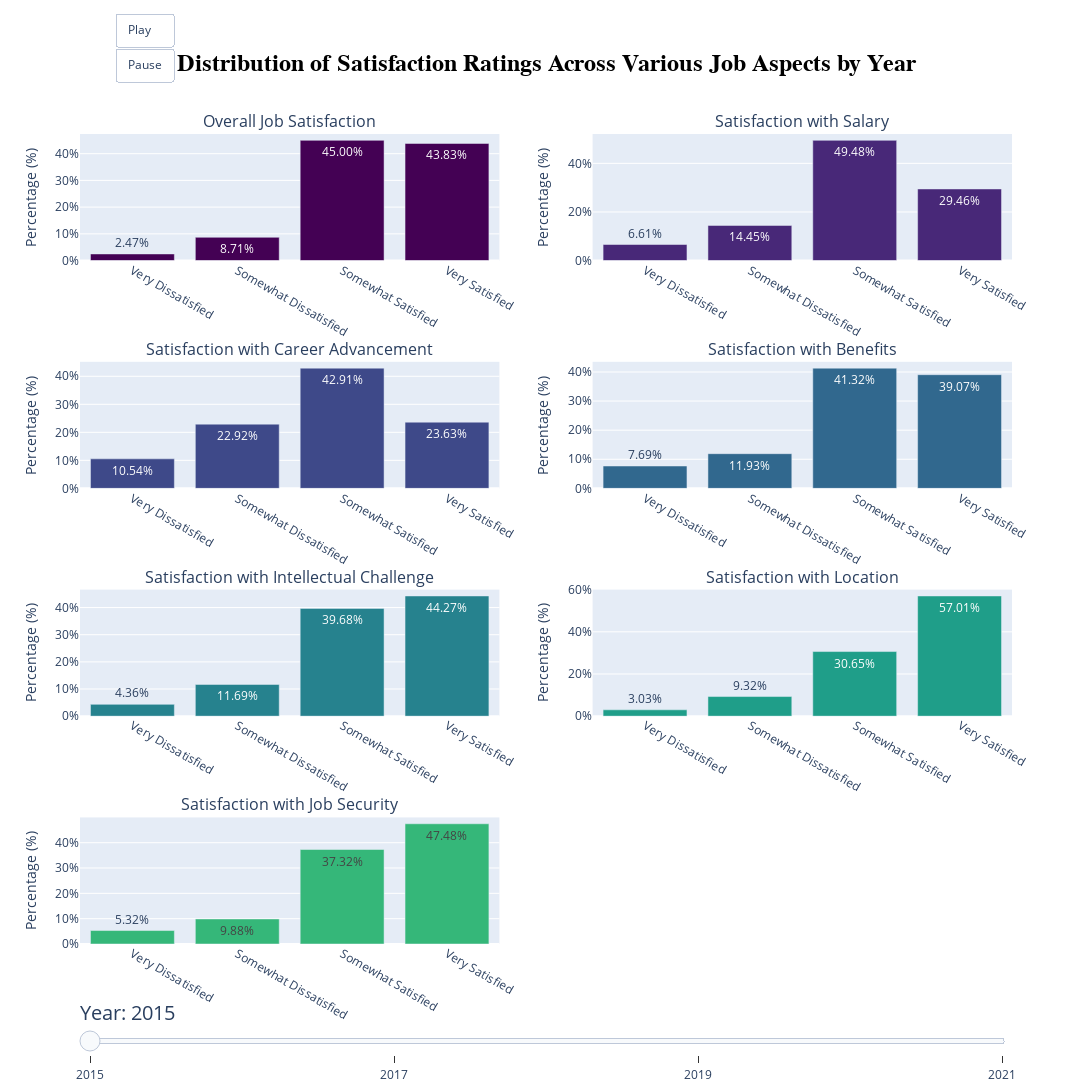

Write notebook code for a chart like this one.
### Markdown cell above
## (Adjust the year slider at the bottom of the plot to view scores for each survey year)

### Code cell
# Import necessary libraries
import plotly.graph_objects as go
import plotly.express as px
from plotly.subplots import make_subplots

# Custom Likert scale labels
likert_labels = {
    1: "Very Dissatisfied",
    2: "Somewhat Dissatisfied",
    3: "Somewhat Satisfied",
    4: "Very Satisfied"
}

# Use the Viridis color palette
friendly_colors = px.colors.sequential.Viridis

# List of satisfaction-related columns
jobsat_columns = [
    'job_satisfaction',
    'satisfaction_salary',
    'satisfaction_advancement',
    'satisfaction_benefits',
    'satisfaction_challenges',
    'satisfaction_location',
    'satisfaction_security'
]

# Create subplots
fig = make_subplots(
    rows=4, cols=2, 
    subplot_titles=[
        'Overall Job Satisfaction',
        'Satisfaction with Salary',
        'Satisfaction with Career Advancement',
        'Satisfaction with Benefits',
        'Satisfaction with Intellectual Challenge',
        'Satisfaction with Location',
        'Satisfaction with Job Security'
    ]
)

# Get the unique years from the survey_year column
years = sorted(final_eda['survey_year'].dt.year.unique())

# Create a list to store frames for animation
frames = []

# Loop through satisfaction-related columns and plot for each year
for year in years:
    frame_data = []
    for i, column in enumerate(jobsat_columns):
        # Filter data for the current year
        filtered_data = final_eda[final_eda['survey_year'].dt.year == year]
        
        # Count the occurrences of each satisfaction level WITHIN this year
        value_counts = filtered_data[column].value_counts(normalize=True).sort_index() * 100
        
        # Create bar trace for the year and column
        trace = go.Bar(
            x=[likert_labels[val] for val in value_counts.index],  # Replace x-axis with Likert labels
            y=value_counts,
            marker_color=friendly_colors[i % len(friendly_colors)],
            name=f"{column.replace('_', ' ').title()} ({year})",
            texttemplate='%{y:.2f}%',  # Restrict hover text to 2 decimal places
            hoverinfo="text+y"
        )
        frame_data.append(trace)

    # Create a frame for each year
    frames.append(go.Frame(data=frame_data, name=str(year)))

# Add traces for the initial frame (first year)
for i, column in enumerate(jobsat_columns):
    filtered_data = final_eda[final_eda['survey_year'].dt.year == years[0]]
    value_counts = filtered_data[column].value_counts(normalize=True).sort_index() * 100
    
    fig.add_trace(
        go.Bar(
            x=[likert_labels[val] for val in value_counts.index],
            y=value_counts,
            marker_color=friendly_colors[i % len(friendly_colors)],
            name=column.replace("_", " ").title(),
            texttemplate='%{y:.2f}%',
            hoverinfo="text+y"
        ),
        row=(i // 2) + 1, col=(i % 2) + 1
    )

    # Update y-axis labels (no x-axis label)
    fig.update_yaxes(
        title_text='Percentage (%)',  
        ticksuffix='%',
        row=(i // 2) + 1, col=(i % 2) + 1
    )

# Add the slider and animation settings
fig.update_layout(
    sliders=[{
        'steps': [{'label': str(year), 'method': 'animate', 'args': [[str(year)], {'mode': 'immediate', 'frame': {'duration': 1000, 'redraw': True}}]} for year in years],
        'currentvalue': {'prefix': 'Year: ', 'font': {'size': 20}},
        'pad': {'t': 50}
    }],
    updatemenus=[{
        'type': 'buttons',
        'showactive': False,
        'x': 0.1,
        'y': 1.15,
        'xanchor': 'right',
        'yanchor': 'top',
        'buttons': [{
            'label': 'Play',
            'method': 'animate',
            'args': [None, {'frame': {'duration': 1000, 'redraw': True}, 'fromcurrent': True, 'transition': {'duration': 300}}]
        }, {
            'label': 'Pause',
            'method': 'animate',
            'args': [[None], {'frame': {'duration': 0, 'redraw': False}, 'mode': 'immediate', 'transition': {'duration': 0}}]
        }]
    }],
    height=1200,
    width=1200,
    title={
        'text': "Distribution of Satisfaction Ratings Across Various Job Aspects by Year",
        'x': 0.5,
        'xanchor': 'center',
        'yanchor': 'top',
        'y': 0.95,
        'font': {
            'family': "Arial, sans-serif",
            'size': 24,
            'color': 'black',
            'weight': 'bold'
        }
    },
    showlegend=False
)

# Add the frames to the figure
fig.frames = frames

# Show the plot
fig.show()

### Figure 1 — Plotly figure (JSON) as saved in the notebook; plotly's stock layout.template omitted (floating-point values rounded to 4 significant figures)
{"data": [{"hoverinfo": "text+y", "marker": {"color": "#440154"}, "name": "Job Satisfaction", "texttemplate": "%{y:.2f}%", "type": "bar", "x": ["Very Dissatisfied", "Somewhat Dissatisfied", "Somewhat Satisfied", "Very Satisfied"], "xaxis": "x", "y": [2.474, 8.705, 45.0, 43.83], "yaxis": "y"}, {"hoverinfo": "text+y", "marker": {"color": "#482878"}, "name": "Satisfaction Salary", "texttemplate": "%{y:.2f}%", "type": "bar", "x": ["Very Dissatisfied", "Somewhat Dissatisfied", "Somewhat Satisfied", "Very Satisfied"], "xaxis": "x2", "y": [6.608, 14.45, 49.48, 29.46], "yaxis": "y2"}, {"hoverinfo": "text+y", "marker": {"color": "#3e4989"}, "name": "Satisfaction Advancement", "texttemplate": "%{y:.2f}%", "type": "bar", "x": ["Very Dissatisfied", "Somewhat Dissatisfied", "Somewhat Satisfied", "Very Satisfied"], "xaxis": "x3", "y": [10.54, 22.92, 42.91, 23.63], "yaxis": "y3"}, {"hoverinfo": "text+y", "marker": {"color": "#31688e"}, "name": "Satisfaction Benefits", "texttemplate": "%{y:.2f}%", "type": "bar", "x": ["Very Dissatisfied", "Somewhat Dissatisfied", "Somewhat Satisfied", "Very Satisfied"], "xaxis": "x4", "y": [7.689, 11.93, 41.32, 39.07], "yaxis": "y4"}, {"hoverinfo": "text+y", "marker": {"color": "#26828e"}, "name": "Satisfaction Challenges", "texttemplate": "%{y:.2f}%", "type": "bar", "x": ["Very Dissatisfied", "Somewhat Dissatisfied", "Somewhat Satisfied", "Very Satisfied"], "xaxis": "x5", "y": [4.361, 11.69, 39.68, 44.27], "yaxis": "y5"}, {"hoverinfo": "text+y", "marker": {"color": "#1f9e89"}, "name": "Satisfaction Location", "texttemplate": "%{y:.2f}%", "type": "bar", "x": ["Very Dissatisfied", "Somewhat Dissatisfied", "Somewhat Satisfied", "Very Satisfied"], "xaxis": "x6", "y": [3.025, 9.317, 30.65, 57.01], "yaxis": "y6"}, {"hoverinfo": "text+y", "marker": {"color": "#35b779"}, "name": "Satisfaction Security", "texttemplate": "%{y:.2f}%", "type": "bar", "x": ["Very Dissatisfied", "Somewhat Dissatisfied", "Somewhat Satisfied", "Very Satisfied"], "xaxis": "x7", "y": [5.319, 9.884, 37.32, 47.48], "yaxis": "y7"}], "layout": {"annotations": [{"font": {"size": 16}, "showarrow": false, "text": "Overall Job Satisfaction", "x": 0.225, "xanchor": "center", "xref": "paper", "y": 1, "yanchor": "bottom", "yref": "paper"}, {"font": {"size": 16}, "showarrow": false, "text": "Satisfaction with Salary", "x": 0.775, "xanchor": "center", "xref": "paper", "y": 1, "yanchor": "bottom", "yref": "paper"}, {"font": {"size": 16}, "showarrow": false, "text": "Satisfaction with Career Advancement", "x": 0.225, "xanchor": "center", "xref": "paper", "y": 0.7188, "yanchor": "bottom", "yref": "paper"}, {"font": {"size": 16}, "showarrow": false, "text": "Satisfaction with Benefits", "x": 0.775, "xanchor": "center", "xref": "paper", "y": 0.7188, "yanchor": "bottom", "yref": "paper"}, {"font": {"size": 16}, "showarrow": false, "text": "Satisfaction with Intellectual Challenge", "x": 0.225, "xanchor": "center", "xref": "paper", "y": 0.4375, "yanchor": "bottom", "yref": "paper"}, {"font": {"size": 16}, "showarrow": false, "text": "Satisfaction with Location", "x": 0.775, "xanchor": "center", "xref": "paper", "y": 0.4375, "yanchor": "bottom", "yref": "paper"}, {"font": {"size": 16}, "showarrow": false, "text": "Satisfaction with Job Security", "x": 0.225, "xanchor": "center", "xref": "paper", "y": 0.1562, "yanchor": "bottom", "yref": "paper"}], "height": 1200, "showlegend": false, "sliders": [{"currentvalue": {"font": {"size": 20}, "prefix": "Year: "}, "pad": {"t": 50}, "steps": [{"args": [["2015"], {"frame": {"duration": 1000, "redraw": true}, "mode": "immediate"}], "label": "2015", "method": "animate"}, {"args": [["2017"], {"frame": {"duration": 1000, "redraw": true}, "mode": "immediate"}], "label": "2017", "method": "animate"}, {"args": [["2019"], {"frame": {"duration": 1000, "redraw": true}, "mode": "immediate"}], "label": "2019", "method": "animate"}, {"args": [["2021"], {"frame": {"duration": 1000, "redraw": true}, "mode": "immediate"}], "label": "2021", "method": "animate"}]}], "title": {"font": {"color": "black", "family": "Arial, sans-serif", "size": 24, "weight": "bold"}, "text": "Distribution of Satisfaction Ratings Across Various Job Aspects by Year", "x": 0.5, "xanchor": "center", "y": 0.95, "yanchor": "top"}, "updatemenus": [{"buttons": [{"args": [null, {"frame": {"duration": 1000, "redraw": true}, "fromcurrent": true, "transition": {"duration": 300}}], "label": "Play", "method": "animate"}, {"args": [[null], {"frame": {"duration": 0, "redraw": false}, "mode": "immediate", "transition": {"duration": 0}}], "label": "Pause", "method": "animate"}], "showactive": false, "type": "buttons", "x": 0.1, "xanchor": "right", "y": 1.15, "yanchor": "top"}], "width": 1200, "xaxis": {"anchor": "y", "domain": [0, 0.45]}, "xaxis2": {"anchor": "y2", "domain": [0.55, 1]}, "xaxis3": {"anchor": "y3", "domain": [0, 0.45]}, "xaxis4": {"anchor": "y4", "domain": [0.55, 1]}, "xaxis5": {"anchor": "y5", "domain": [0, 0.45]}, "xaxis6": {"anchor": "y6", "domain": [0.55, 1]}, "xaxis7": {"anchor": "y7", "domain": [0, 0.45]}, "xaxis8": {"anchor": "y8", "domain": [0.55, 1]}, "yaxis": {"anchor": "x", "domain": [0.8438, 1], "ticksuffix": "%", "title": {"text": "Percentage (%)"}}, "yaxis2": {"anchor": "x2", "domain": [0.8438, 1], "ticksuffix": "%", "title": {"text": "Percentage (%)"}}, "yaxis3": {"anchor": "x3", "domain": [0.5625, 0.7188], "ticksuffix": "%", "title": {"text": "Percentage (%)"}}, "yaxis4": {"anchor": "x4", "domain": [0.5625, 0.7188], "ticksuffix": "%", "title": {"text": "Percentage (%)"}}, "yaxis5": {"anchor": "x5", "domain": [0.2812, 0.4375], "ticksuffix": "%", "title": {"text": "Percentage (%)"}}, "yaxis6": {"anchor": "x6", "domain": [0.2812, 0.4375], "ticksuffix": "%", "title": {"text": "Percentage (%)"}}, "yaxis7": {"anchor": "x7", "domain": [0, 0.1562], "ticksuffix": "%", "title": {"text": "Percentage (%)"}}, "yaxis8": {"anchor": "x8", "domain": [0, 0.1562]}}}
